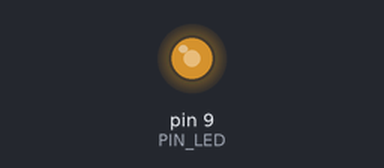
Bench run of a sketch on a simulated Arduino Uno, built with avr-gcc and run on an emulated ATmega328P. On the bench: output pins drawn as LEDs (lit = HIGH).

Above: at 0.05 s.
At 2.05 s:
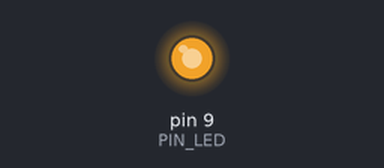
At 3.5 s:
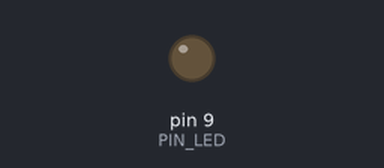
At 7.0 s:
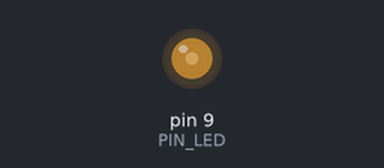
Timing chart, 0 to 10.4 s (numbered marks = the images above):
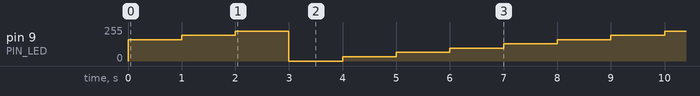

Measured:
- by itself, pin 9 (PIN_LED): repeats every 8.0 s: 192/255 1.0 s, 224/255 1.0 s, 0/255 1.0 s, 32/255 1.0 s, 64/255 1.0 s, 96/255 1.0 s, 128/255 1.0 s, 160/255 1.0 s

The sketch:

sketch_sep11a.ino
```cpp
#define PIN_LED 9
#define LED_DEFAULT 128
#define LED_STEP 32

int ledLight = LED_DEFAULT;

void setup() {
  pinMode(PIN_LED, OUTPUT);
}

void loop() {
  ledLight = (ledLight + LED_STEP) % 256;
  analogWrite(PIN_LED, ledLight);
  delay(1000);
}
```
